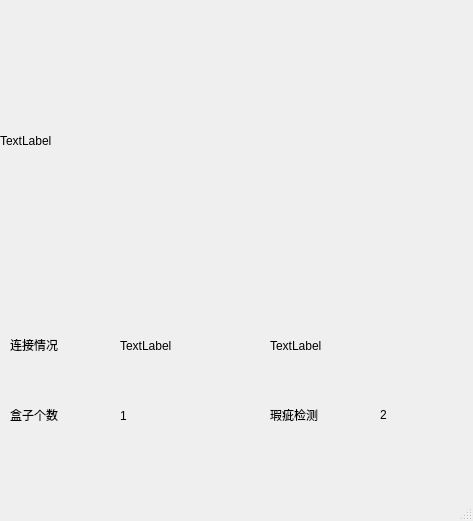
<?xml version="1.0" encoding="UTF-8"?>
<ui version="4.0">
 <class>Camera</class>
 <widget class="QMainWindow" name="Camera">
  <property name="geometry">
   <rect>
    <x>0</x>
    <y>0</y>
    <width>473</width>
    <height>521</height>
   </rect>
  </property>
  <property name="windowTitle">
   <string>MainWindow</string>
  </property>
  <widget class="QWidget" name="centralwidget">
   <widget class="QLabel" name="videoLabel">
    <property name="geometry">
     <rect>
      <x>0</x>
      <y>0</y>
      <width>441</width>
      <height>281</height>
     </rect>
    </property>
    <property name="text">
     <string>TextLabel</string>
    </property>
   </widget>
   <widget class="QLabel" name="label1">
    <property name="geometry">
     <rect>
      <x>10</x>
      <y>330</y>
      <width>81</width>
      <height>31</height>
     </rect>
    </property>
    <property name="text">
     <string>&lt;html&gt;&lt;head/&gt;&lt;body&gt;&lt;p&gt;连接情况&lt;/p&gt;&lt;/body&gt;&lt;/html&gt;</string>
    </property>
   </widget>
   <widget class="QLabel" name="labelcon1">
    <property name="geometry">
     <rect>
      <x>120</x>
      <y>330</y>
      <width>81</width>
      <height>31</height>
     </rect>
    </property>
    <property name="text">
     <string>TextLabel</string>
    </property>
   </widget>
   <widget class="QLabel" name="labelbox">
    <property name="geometry">
     <rect>
      <x>120</x>
      <y>400</y>
      <width>81</width>
      <height>31</height>
     </rect>
    </property>
    <property name="text">
     <string>1</string>
    </property>
   </widget>
   <widget class="QLabel" name="labeldetect">
    <property name="geometry">
     <rect>
      <x>380</x>
      <y>400</y>
      <width>81</width>
      <height>31</height>
     </rect>
    </property>
    <property name="text">
     <string>&lt;html&gt;&lt;head/&gt;&lt;body&gt;&lt;p&gt;2&lt;/p&gt;&lt;/body&gt;&lt;/html&gt;</string>
    </property>
   </widget>
   <widget class="QLabel" name="labelcon2">
    <property name="geometry">
     <rect>
      <x>270</x>
      <y>330</y>
      <width>81</width>
      <height>31</height>
     </rect>
    </property>
    <property name="text">
     <string>TextLabel</string>
    </property>
   </widget>
   <widget class="QLabel" name="label2">
    <property name="geometry">
     <rect>
      <x>10</x>
      <y>400</y>
      <width>81</width>
      <height>31</height>
     </rect>
    </property>
    <property name="text">
     <string>&lt;html&gt;&lt;head/&gt;&lt;body&gt;&lt;p&gt;盒子个数&lt;/p&gt;&lt;/body&gt;&lt;/html&gt;</string>
    </property>
   </widget>
   <widget class="QLabel" name="label3">
    <property name="geometry">
     <rect>
      <x>270</x>
      <y>400</y>
      <width>81</width>
      <height>31</height>
     </rect>
    </property>
    <property name="text">
     <string>&lt;html&gt;&lt;head/&gt;&lt;body&gt;&lt;p&gt;瑕疵检测&lt;/p&gt;&lt;/body&gt;&lt;/html&gt;</string>
    </property>
   </widget>
  </widget>
  <widget class="QMenuBar" name="menubar">
   <property name="geometry">
    <rect>
     <x>0</x>
     <y>0</y>
     <width>473</width>
     <height>21</height>
    </rect>
   </property>
  </widget>
  <widget class="QStatusBar" name="statusbar"/>
 </widget>
 <resources/>
 <connections/>
</ui>
